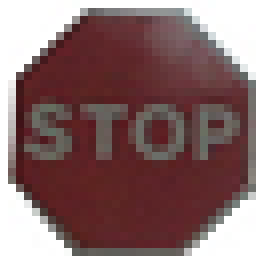
#> input picture new_images/1.png, 32 x 32 px (shown 8 times larger); its folder holds 4 pictures in this run
$ jupyter execute --allow-errors Traffic_Sign_Classifier_Keras.ipynb   (shell and % lines are left out)
#> lines starting #> are read from the running program, lines starting #| are printed output that depends on the picture
# Self-Driving Car Engineer Nanodegree

## Deep Learning

## Project: Build a Traffic Sign Recognition Classifier

In this notebook, a template is provided for you to implement your functionality in stages, which is required to successfully complete this project. If additional code is required that cannot be included in the notebook, be sure that the Python code is successfully imported and included in your submission if necessary.

> **Note**: Once you have completed all of the code implementations, you need to finalize your work by exporting the iPython Notebook as an HTML document. Before exporting the notebook to html, all of the code cells need to have been run so that reviewers can see the final implementation and output. You can then export the notebook by using the menu above and navigating to  \n",
    "**File -> Download as -> HTML (.html)**. Include the finished document along with this notebook as your submission.

In addition to implementing code, there is a writeup to complete. The writeup should be completed in a separate file, which can be either a markdown file or a pdf document. There is a [write up template](https://github.com/udacity/CarND-Traffic-Sign-Classifier-Project/blob/master/writeup_template.md) that can be used to guide the writing process. Completing the code template and writeup template will cover all of the [rubric points](https://review.udacity.com/#!/rubrics/481/view) for this project.

The [rubric](https://review.udacity.com/#!/rubrics/481/view) contains "Stand Out Suggestions" for enhancing the project beyond the minimum requirements. The stand out suggestions are optional. If you decide to pursue the "stand out suggestions", you can include the code in this Ipython notebook and also discuss the results in the writeup file.

>**Note:** Code and Markdown cells can be executed using the **Shift + Enter** keyboard shortcut. In addition, Markdown cells can be edited by typically double-clicking the cell to enter edit mode.

---
## Step 0: Load The Data

[cell 1]
# Import needed packages and models
import pickle
import os
import numpy as np
import pandas as pd
import tensorflow as tf
import cv2
from sklearn.utils import shuffle
# Import Keras
import keras.models
from keras.models import Sequential
from keras.layers.core import Dense, Activation, Flatten, Dropout
from keras.layers.convolutional import Convolution2D
from keras.layers.pooling import MaxPooling2D
from keras.layers.normalization import BatchNormalization
from keras import backend as K
# Set some Keras backend parameters for Tensorflow and not Theano
K.set_image_dim_ordering('tf')
#> (this line was passed over: keras is not available in this run)
tf.python.control_flow_ops = tf

[cell 2]
# Declare the root data directory for the project
datadir = 'data/'

# Include the sign names from the file
sign_names = "signnames.csv"
#> (the rest of this cell did not finish here and is left out)

---

## Step 1: Dataset Summary & Exploration

The pickled data is a dictionary with 4 key/value pairs:

- `'features'` is a 4D array containing raw pixel data of the traffic sign images, (num examples, width, height, channels).
- `'labels'` is a 1D array containing the label/class id of the traffic sign. The file `signnames.csv` contains id -> name mappings for each id.
- `'sizes'` is a list containing tuples, (width, height) representing the original width and height the image.
- `'coords'` is a list containing tuples, (x1, y1, x2, y2) representing coordinates of a bounding box around the sign in the image. **THESE COORDINATES ASSUME THE ORIGINAL IMAGE. THE PICKLED DATA CONTAINS RESIZED VERSIONS (32 by 32) OF THESE IMAGES**

Complete the basic data summary below. Use python, numpy and/or pandas methods to calculate the data summary rather than hard coding the results. For example, the [pandas shape method](http://pandas.pydata.org/pandas-docs/stable/generated/pandas.DataFrame.shape.html) might be useful for calculating some of the summary results.

### Provide a Basic Summary of the Data Set Using Python, Numpy and/or Pandas

#> (a cell that did not finish here is left out)

### Include an exploratory visualization of the dataset

Visualize the German Traffic Signs Dataset using the pickled file(s). This is open ended, suggestions include: plotting traffic sign images, plotting the count of each sign, etc.

The [Matplotlib](http://matplotlib.org/) [examples](http://matplotlib.org/examples/index.html) and [gallery](http://matplotlib.org/gallery.html) pages are a great resource for doing visualizations in Python.

**NOTE:** It's recommended you start with something simple first. If you wish to do more, come back to it after you've completed the rest of the sections. It can be interesting to look at the distribution of classes in the training, validation and test set. Is the distribution the same? Are there more examples of some classes than others?

[cell 4]
### Data exploration visualization code goes here.
### Feel free to use as many code cells as needed.

# Import matplotlib for visualizations
import matplotlib.pyplot as plt
# Visualizations will be shown in the notebook.

#> (a cell that did not finish here is left out)

[cell 6]
# Have a quick look at 30 random examples from the training set
import random

sign, loc = plt.subplots(6,5, figsize=(18, 6))
loc = loc.ravel()

#> (the rest of this cell did not finish here and is left out)

[cell 7]
# Check out what the different signs are in a quick list
sign_names
# Note that some of these signs use metric units

----

## Step 2: Design and Test a Model Architecture

Design and implement a deep learning model that learns to recognize traffic signs. Train and test your model on the [German Traffic Sign Dataset](http://benchmark.ini.rub.de/?section=gtsrb&subsection=dataset).

The LeNet-5 implementation shown in the [classroom](https://classroom.udacity.com/nanodegrees/nd013/parts/fbf77062-5703-404e-b60c-95b78b2f3f9e/modules/6df7ae49-c61c-4bb2-a23e-6527e69209ec/lessons/601ae704-1035-4287-8b11-e2c2716217ad/concepts/d4aca031-508f-4e0b-b493-e7b706120f81) at the end of the CNN lesson is a solid starting point. You'll have to change the number of classes and possibly the preprocessing, but aside from that it's plug and play!

With the LeNet-5 solution from the lecture, you should expect a validation set accuracy of about 0.89. To meet specifications, the validation set accuracy will need to be at least 0.93. It is possible to get an even higher accuracy, but 0.93 is the minimum for a successful project submission.

There are various aspects to consider when thinking about this problem:

- Neural network architecture (is the network over or underfitting?)
- Play around preprocessing techniques (normalization, rgb to grayscale, etc)
- Number of examples per label (some have more than others).
- Generate fake data.

Here is an example of a [published baseline model on this problem](http://yann.lecun.com/exdb/publis/pdf/sermanet-ijcnn-11.pdf). It's not required to be familiar with the approach used in the paper but, it's good practice to try to read papers like these.

### Pre-process the Data Set (normalization, grayscale, etc.)

Minimally, the image data should be normalized so that the data has mean zero and equal variance. For image data, `(pixel - 128)/ 128` is a quick way to approximately normalize the data and can be used in this project.

Other pre-processing steps are optional. You can try different techniques to see if it improves performance.

Use the code cell (or multiple code cells, if necessary) to implement the first step of your project.

[cell 8]
### Preprocess the data here. It is required to normalize the data. Other preprocessing steps could include
### converting to grayscale, etc.
### Feel free to use as many code cells as needed.

# Easy contrast equalization, yo
from skimage import exposure
from skimage.color import rgb2gray

# Ran into some research on the net.  https://en.wikipedia.org/wiki/YUV
# [56 lines left out: functions yuv, equalize, adap, grey, preprocess, preprocess2, not called in this run]
    # verified.  it totally isn't making them greyscale

#img_adapteq = exposure.equalize_adapthist(img, clip_limit=0.03)

#> (a cell that did not finish here is left out)

[cell 10]
# [16 lines of commented-out code are left out]

[cell 11]
# Check random set of preprocessed images
sign, loc = plt.subplots(6,5, figsize=(18, 6))
loc = loc.ravel()

#> (the rest of this cell did not finish here and is left out)

#> (a cell that did not finish here is left out)

#> (a cell that did not finish here is left out)

[cell 14]
from sklearn.preprocessing import LabelBinarizer
label_binarizer = LabelBinarizer()

#> (the rest of this cell did not finish here and is left out)

[cell 15]
# Checking the one hot encoding, looks fine
#y_one_hot

### Model Architecture

#> (a cell that did not finish here is left out)

### Train, Validate and Test the Model

#> (a cell that did not finish here is left out)

A validation set can be used to assess how well the model is performing. A low accuracy on the training and validation
sets imply underfitting. A high accuracy on the training set but low accuracy on the validation set implies overfitting.

#> (a cell that did not finish here is left out)

---

## Step 3: Test a Model on New Images

To give yourself more insight into how your model is working, download at least five pictures of German traffic signs from the web and use your model to predict the traffic sign type.

You may find `signnames.csv` useful as it contains mappings from the class id (integer) to the actual sign name.

I Grabbed some signs from the internet after Googling for German street signs.  Hopefully they are really German.

### Load and Output the Images

[cell 19]
### Load the images and plot them here.
### Feel free to use as many code cells as needed.
import PIL

image_files  = ['new_images/' + image_file for image_file in os.listdir('new_images')]

images = []

for image_file in image_files:
    image = PIL.Image.open(image_file)
#> image is the input picture: PIL image 32x32 RGBA; mean R, G, B, A 132.3, 102, 102.5, 255
    image = image.convert('RGB')
#> image: PIL image 32x32 RGB
    image = np.array(list(image.getdata()), dtype='uint8')
#> image = 1024 rows, first 8: [255, 255, 255], [255, 255, 255], [255, 255, 255], [255, 255, 255], [255, 255, 255], [255, 255, 255], [255, 255, 255], [255, 254, 254]
    image = np.reshape(image, (32, 32, 3))
    images.append(image)

images = np.array(images, dtype='uint8')

[cell 20]
for i, image in enumerate(images):
    plt.subplot(3, 3, i+1)
    plt.imshow(image)
    plt.title(image_files[i])

plt.tight_layout()
plt.show()
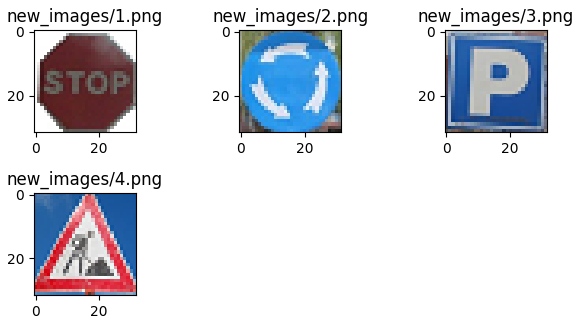
#> figure drawn by matplotlib, 4 panels
